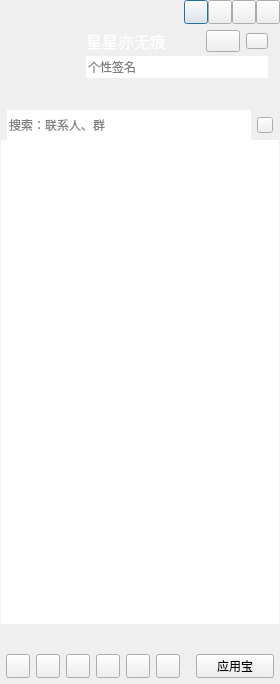
<?xml version="1.0" encoding="UTF-8"?>
<ui version="4.0">
 <class>CCMainWindowClass</class>
 <widget class="QDialog" name="CCMainWindowClass">
  <property name="geometry">
   <rect>
    <x>0</x>
    <y>0</y>
    <width>280</width>
    <height>684</height>
   </rect>
  </property>
  <property name="minimumSize">
   <size>
    <width>280</width>
    <height>60</height>
   </size>
  </property>
  <property name="windowTitle">
   <string>CCMainWindow</string>
  </property>
  <layout class="QVBoxLayout" name="verticalLayout_6">
   <property name="spacing">
    <number>0</number>
   </property>
   <property name="leftMargin">
    <number>0</number>
   </property>
   <property name="topMargin">
    <number>0</number>
   </property>
   <property name="rightMargin">
    <number>0</number>
   </property>
   <property name="bottomMargin">
    <number>0</number>
   </property>
   <item>
    <widget class="QWidget" name="titleWidget" native="true">
     <property name="titleskin" stdset="0">
      <bool>true</bool>
     </property>
     <layout class="QVBoxLayout" name="verticalLayout_2">
      <property name="spacing">
       <number>0</number>
      </property>
      <property name="leftMargin">
       <number>0</number>
      </property>
      <property name="topMargin">
       <number>0</number>
      </property>
      <property name="rightMargin">
       <number>0</number>
      </property>
      <property name="bottomMargin">
       <number>0</number>
      </property>
      <item>
       <layout class="QHBoxLayout" name="horizontalLayout">
        <property name="spacing">
         <number>0</number>
        </property>
        <property name="leftMargin">
         <number>12</number>
        </property>
        <item>
         <widget class="QLabel" name="label">
          <property name="sizePolicy">
           <sizepolicy hsizetype="Fixed" vsizetype="Fixed">
            <horstretch>0</horstretch>
            <verstretch>0</verstretch>
           </sizepolicy>
          </property>
          <property name="minimumSize">
           <size>
            <width>42</width>
            <height>18</height>
           </size>
          </property>
          <property name="maximumSize">
           <size>
            <width>42</width>
            <height>18</height>
           </size>
          </property>
          <property name="text">
           <string/>
          </property>
         </widget>
        </item>
        <item>
         <spacer name="horizontalSpacer">
          <property name="orientation">
           <enum>Qt::Horizontal</enum>
          </property>
          <property name="sizeHint" stdset="0">
           <size>
            <width>98</width>
            <height>20</height>
           </size>
          </property>
         </spacer>
        </item>
        <item>
         <widget class="QPushButton" name="placehold1">
          <property name="sizePolicy">
           <sizepolicy hsizetype="Fixed" vsizetype="Fixed">
            <horstretch>0</horstretch>
            <verstretch>0</verstretch>
           </sizepolicy>
          </property>
          <property name="minimumSize">
           <size>
            <width>24</width>
            <height>24</height>
           </size>
          </property>
          <property name="maximumSize">
           <size>
            <width>24</width>
            <height>24</height>
           </size>
          </property>
          <property name="text">
           <string/>
          </property>
         </widget>
        </item>
        <item>
         <widget class="QPushButton" name="placehold2">
          <property name="sizePolicy">
           <sizepolicy hsizetype="Fixed" vsizetype="Fixed">
            <horstretch>0</horstretch>
            <verstretch>0</verstretch>
           </sizepolicy>
          </property>
          <property name="minimumSize">
           <size>
            <width>24</width>
            <height>24</height>
           </size>
          </property>
          <property name="maximumSize">
           <size>
            <width>24</width>
            <height>24</height>
           </size>
          </property>
          <property name="text">
           <string/>
          </property>
         </widget>
        </item>
        <item>
         <widget class="QPushButton" name="sysmin">
          <property name="sizePolicy">
           <sizepolicy hsizetype="Fixed" vsizetype="Fixed">
            <horstretch>0</horstretch>
            <verstretch>0</verstretch>
           </sizepolicy>
          </property>
          <property name="minimumSize">
           <size>
            <width>24</width>
            <height>24</height>
           </size>
          </property>
          <property name="maximumSize">
           <size>
            <width>24</width>
            <height>24</height>
           </size>
          </property>
          <property name="text">
           <string/>
          </property>
         </widget>
        </item>
        <item>
         <widget class="QPushButton" name="sysclose">
          <property name="sizePolicy">
           <sizepolicy hsizetype="Fixed" vsizetype="Fixed">
            <horstretch>0</horstretch>
            <verstretch>0</verstretch>
           </sizepolicy>
          </property>
          <property name="minimumSize">
           <size>
            <width>24</width>
            <height>24</height>
           </size>
          </property>
          <property name="maximumSize">
           <size>
            <width>24</width>
            <height>24</height>
           </size>
          </property>
          <property name="text">
           <string/>
          </property>
         </widget>
        </item>
       </layout>
      </item>
      <item>
       <layout class="QHBoxLayout" name="horizontalLayout_3">
        <property name="leftMargin">
         <number>12</number>
        </property>
        <property name="topMargin">
         <number>6</number>
        </property>
        <property name="rightMargin">
         <number>12</number>
        </property>
        <property name="bottomMargin">
         <number>6</number>
        </property>
        <item>
         <widget class="QLabel" name="headLbael">
          <property name="sizePolicy">
           <sizepolicy hsizetype="Fixed" vsizetype="Fixed">
            <horstretch>0</horstretch>
            <verstretch>0</verstretch>
           </sizepolicy>
          </property>
          <property name="minimumSize">
           <size>
            <width>68</width>
            <height>68</height>
           </size>
          </property>
          <property name="maximumSize">
           <size>
            <width>68</width>
            <height>68</height>
           </size>
          </property>
          <property name="text">
           <string/>
          </property>
         </widget>
        </item>
        <item>
         <layout class="QVBoxLayout" name="verticalLayout">
          <property name="spacing">
           <number>4</number>
          </property>
          <item>
           <layout class="QHBoxLayout" name="horizontalLayout_2">
            <item>
             <widget class="QLabel" name="nameLabel">
              <property name="sizePolicy">
               <sizepolicy hsizetype="Expanding" vsizetype="Fixed">
                <horstretch>0</horstretch>
                <verstretch>0</verstretch>
               </sizepolicy>
              </property>
              <property name="minimumSize">
               <size>
                <width>0</width>
                <height>22</height>
               </size>
              </property>
              <property name="maximumSize">
               <size>
                <width>16777215</width>
                <height>22</height>
               </size>
              </property>
              <property name="font">
               <font>
                <family>微软雅黑</family>
                <pointsize>12</pointsize>
                <weight>9</weight>
                <italic>false</italic>
                <bold>false</bold>
               </font>
              </property>
              <property name="styleSheet">
               <string notr="true">color:rgb(255,255,255);
font:75 12pt &quot;微软雅黑&quot;;</string>
              </property>
              <property name="text">
               <string>星星亦无痕</string>
              </property>
             </widget>
            </item>
            <item>
             <widget class="QPushButton" name="statusBtn">
              <property name="sizePolicy">
               <sizepolicy hsizetype="Fixed" vsizetype="Fixed">
                <horstretch>0</horstretch>
                <verstretch>0</verstretch>
               </sizepolicy>
              </property>
              <property name="minimumSize">
               <size>
                <width>34</width>
                <height>22</height>
               </size>
              </property>
              <property name="maximumSize">
               <size>
                <width>34</width>
                <height>22</height>
               </size>
              </property>
              <property name="text">
               <string/>
              </property>
              <property name="hasborder" stdset="0">
               <bool>true</bool>
              </property>
             </widget>
            </item>
            <item>
             <widget class="QPushButton" name="levelBtn">
              <property name="sizePolicy">
               <sizepolicy hsizetype="Fixed" vsizetype="Fixed">
                <horstretch>0</horstretch>
                <verstretch>0</verstretch>
               </sizepolicy>
              </property>
              <property name="minimumSize">
               <size>
                <width>22</width>
                <height>16</height>
               </size>
              </property>
              <property name="maximumSize">
               <size>
                <width>22</width>
                <height>16</height>
               </size>
              </property>
              <property name="text">
               <string/>
              </property>
              <property name="hasborder" stdset="0">
               <bool>true</bool>
              </property>
             </widget>
            </item>
           </layout>
          </item>
          <item>
           <widget class="QLineEdit" name="lineEdit">
            <property name="minimumSize">
             <size>
              <width>0</width>
              <height>22</height>
             </size>
            </property>
            <property name="maximumSize">
             <size>
              <width>16777215</width>
              <height>22</height>
             </size>
            </property>
            <property name="maxLength">
             <number>100</number>
            </property>
            <property name="frame">
             <bool>false</bool>
            </property>
            <property name="placeholderText">
             <string>个性签名</string>
            </property>
           </widget>
          </item>
          <item>
           <widget class="QWidget" name="appWidget" native="true">
            <property name="sizePolicy">
             <sizepolicy hsizetype="Expanding" vsizetype="Fixed">
              <horstretch>0</horstretch>
              <verstretch>0</verstretch>
             </sizepolicy>
            </property>
            <property name="minimumSize">
             <size>
              <width>0</width>
              <height>22</height>
             </size>
            </property>
            <property name="maximumSize">
             <size>
              <width>16777215</width>
              <height>22</height>
             </size>
            </property>
           </widget>
          </item>
         </layout>
        </item>
       </layout>
      </item>
     </layout>
    </widget>
   </item>
   <item>
    <widget class="QWidget" name="widget" native="true">
     <property name="sizePolicy">
      <sizepolicy hsizetype="Expanding" vsizetype="Expanding">
       <horstretch>0</horstretch>
       <verstretch>0</verstretch>
      </sizepolicy>
     </property>
     <layout class="QVBoxLayout" name="verticalLayout_4">
      <property name="spacing">
       <number>0</number>
      </property>
      <property name="leftMargin">
       <number>1</number>
      </property>
      <property name="topMargin">
       <number>0</number>
      </property>
      <property name="rightMargin">
       <number>1</number>
      </property>
      <property name="bottomMargin">
       <number>0</number>
      </property>
      <item>
       <widget class="QWidget" name="searchWidget" native="true">
        <property name="sizePolicy">
         <sizepolicy hsizetype="Preferred" vsizetype="Preferred">
          <horstretch>0</horstretch>
          <verstretch>0</verstretch>
         </sizepolicy>
        </property>
        <layout class="QHBoxLayout" name="horizontalLayout_4">
         <property name="leftMargin">
          <number>6</number>
         </property>
         <property name="topMargin">
          <number>0</number>
         </property>
         <property name="rightMargin">
          <number>6</number>
         </property>
         <property name="bottomMargin">
          <number>0</number>
         </property>
         <item>
          <widget class="QLineEdit" name="searchLineEdit">
           <property name="minimumSize">
            <size>
             <width>0</width>
             <height>30</height>
            </size>
           </property>
           <property name="maximumSize">
            <size>
             <width>16777215</width>
             <height>30</height>
            </size>
           </property>
           <property name="maxLength">
            <number>20</number>
           </property>
           <property name="frame">
            <bool>false</bool>
           </property>
           <property name="placeholderText">
            <string>搜索：联系人、群</string>
           </property>
          </widget>
         </item>
         <item>
          <widget class="QPushButton" name="searchBtn">
           <property name="sizePolicy">
            <sizepolicy hsizetype="Fixed" vsizetype="Fixed">
             <horstretch>0</horstretch>
             <verstretch>0</verstretch>
            </sizepolicy>
           </property>
           <property name="minimumSize">
            <size>
             <width>16</width>
             <height>16</height>
            </size>
           </property>
           <property name="maximumSize">
            <size>
             <width>16</width>
             <height>16</height>
            </size>
           </property>
           <property name="text">
            <string/>
           </property>
          </widget>
         </item>
        </layout>
       </widget>
      </item>
      <item>
       <widget class="QScrollArea" name="scrollArea">
        <property name="frameShape">
         <enum>QFrame::NoFrame</enum>
        </property>
        <property name="widgetResizable">
         <bool>true</bool>
        </property>
        <widget class="QWidget" name="scrollAreaWidgetContents">
         <property name="geometry">
          <rect>
           <x>0</x>
           <y>0</y>
           <width>278</width>
           <height>478</height>
          </rect>
         </property>
         <layout class="QVBoxLayout" name="verticalLayout_3">
          <property name="spacing">
           <number>0</number>
          </property>
          <property name="leftMargin">
           <number>0</number>
          </property>
          <property name="topMargin">
           <number>0</number>
          </property>
          <property name="rightMargin">
           <number>0</number>
          </property>
          <property name="bottomMargin">
           <number>0</number>
          </property>
          <item>
           <widget class="QTreeWidget" name="treeWidget">
            <property name="frameShape">
             <enum>QFrame::NoFrame</enum>
            </property>
            <property name="editTriggers">
             <set>QAbstractItemView::AllEditTriggers</set>
            </property>
            <property name="indentation">
             <number>0</number>
            </property>
            <attribute name="headerVisible">
             <bool>false</bool>
            </attribute>
            <column>
             <property name="text">
              <string notr="true">1</string>
             </property>
            </column>
           </widget>
          </item>
         </layout>
        </widget>
       </widget>
      </item>
     </layout>
    </widget>
   </item>
   <item>
    <widget class="QWidget" name="bottomWidget" native="true">
     <property name="sizePolicy">
      <sizepolicy hsizetype="Expanding" vsizetype="Fixed">
       <horstretch>0</horstretch>
       <verstretch>0</verstretch>
      </sizepolicy>
     </property>
     <property name="minimumSize">
      <size>
       <width>0</width>
       <height>60</height>
      </size>
     </property>
     <property name="maximumSize">
      <size>
       <width>16777215</width>
       <height>60</height>
      </size>
     </property>
     <property name="bottomskin" stdset="0">
      <bool>true</bool>
     </property>
     <layout class="QVBoxLayout" name="verticalLayout_5" stretch="1,1">
      <property name="leftMargin">
       <number>6</number>
      </property>
      <property name="topMargin">
       <number>6</number>
      </property>
      <property name="rightMargin">
       <number>6</number>
      </property>
      <property name="bottomMargin">
       <number>6</number>
      </property>
      <item>
       <layout class="QHBoxLayout" name="bottomLayout_up"/>
      </item>
      <item>
       <layout class="QHBoxLayout" name="horizontalLayout_6">
        <item>
         <widget class="QPushButton" name="bottomBtn_1">
          <property name="sizePolicy">
           <sizepolicy hsizetype="Fixed" vsizetype="Fixed">
            <horstretch>0</horstretch>
            <verstretch>0</verstretch>
           </sizepolicy>
          </property>
          <property name="minimumSize">
           <size>
            <width>24</width>
            <height>24</height>
           </size>
          </property>
          <property name="maximumSize">
           <size>
            <width>24</width>
            <height>24</height>
           </size>
          </property>
          <property name="text">
           <string/>
          </property>
         </widget>
        </item>
        <item>
         <widget class="QPushButton" name="bottomBtn_2">
          <property name="sizePolicy">
           <sizepolicy hsizetype="Fixed" vsizetype="Fixed">
            <horstretch>0</horstretch>
            <verstretch>0</verstretch>
           </sizepolicy>
          </property>
          <property name="minimumSize">
           <size>
            <width>24</width>
            <height>24</height>
           </size>
          </property>
          <property name="maximumSize">
           <size>
            <width>24</width>
            <height>24</height>
           </size>
          </property>
          <property name="text">
           <string/>
          </property>
         </widget>
        </item>
        <item>
         <widget class="QPushButton" name="bottomBtn_3">
          <property name="sizePolicy">
           <sizepolicy hsizetype="Fixed" vsizetype="Fixed">
            <horstretch>0</horstretch>
            <verstretch>0</verstretch>
           </sizepolicy>
          </property>
          <property name="minimumSize">
           <size>
            <width>24</width>
            <height>24</height>
           </size>
          </property>
          <property name="maximumSize">
           <size>
            <width>24</width>
            <height>24</height>
           </size>
          </property>
          <property name="text">
           <string/>
          </property>
         </widget>
        </item>
        <item>
         <widget class="QPushButton" name="bottomBtn_4">
          <property name="sizePolicy">
           <sizepolicy hsizetype="Fixed" vsizetype="Fixed">
            <horstretch>0</horstretch>
            <verstretch>0</verstretch>
           </sizepolicy>
          </property>
          <property name="minimumSize">
           <size>
            <width>24</width>
            <height>24</height>
           </size>
          </property>
          <property name="maximumSize">
           <size>
            <width>24</width>
            <height>24</height>
           </size>
          </property>
          <property name="text">
           <string/>
          </property>
         </widget>
        </item>
        <item>
         <widget class="QPushButton" name="bottomBtn_5">
          <property name="sizePolicy">
           <sizepolicy hsizetype="Fixed" vsizetype="Fixed">
            <horstretch>0</horstretch>
            <verstretch>0</verstretch>
           </sizepolicy>
          </property>
          <property name="minimumSize">
           <size>
            <width>24</width>
            <height>24</height>
           </size>
          </property>
          <property name="maximumSize">
           <size>
            <width>24</width>
            <height>24</height>
           </size>
          </property>
          <property name="text">
           <string/>
          </property>
         </widget>
        </item>
        <item>
         <widget class="QPushButton" name="bottomBtn_6">
          <property name="sizePolicy">
           <sizepolicy hsizetype="Fixed" vsizetype="Fixed">
            <horstretch>0</horstretch>
            <verstretch>0</verstretch>
           </sizepolicy>
          </property>
          <property name="minimumSize">
           <size>
            <width>24</width>
            <height>24</height>
           </size>
          </property>
          <property name="maximumSize">
           <size>
            <width>24</width>
            <height>24</height>
           </size>
          </property>
          <property name="text">
           <string/>
          </property>
         </widget>
        </item>
        <item>
         <spacer name="horizontalSpacer_2">
          <property name="orientation">
           <enum>Qt::Horizontal</enum>
          </property>
          <property name="sizeHint" stdset="0">
           <size>
            <width>13</width>
            <height>20</height>
           </size>
          </property>
         </spacer>
        </item>
        <item>
         <widget class="QPushButton" name="bottomBtn_7">
          <property name="sizePolicy">
           <sizepolicy hsizetype="Fixed" vsizetype="Fixed">
            <horstretch>0</horstretch>
            <verstretch>0</verstretch>
           </sizepolicy>
          </property>
          <property name="minimumSize">
           <size>
            <width>24</width>
            <height>24</height>
           </size>
          </property>
          <property name="maximumSize">
           <size>
            <width>86</width>
            <height>24</height>
           </size>
          </property>
          <property name="text">
           <string>应用宝</string>
          </property>
         </widget>
        </item>
       </layout>
      </item>
     </layout>
    </widget>
   </item>
  </layout>
  <zorder>bottomWidget</zorder>
  <zorder>titleWidget</zorder>
  <zorder>widget</zorder>
 </widget>
 <layoutdefault spacing="6" margin="11"/>
 <tabstops>
  <tabstop>bottomBtn_1</tabstop>
  <tabstop>bottomBtn_2</tabstop>
  <tabstop>bottomBtn_3</tabstop>
  <tabstop>bottomBtn_4</tabstop>
  <tabstop>bottomBtn_5</tabstop>
  <tabstop>bottomBtn_6</tabstop>
  <tabstop>bottomBtn_7</tabstop>
  <tabstop>placehold1</tabstop>
  <tabstop>placehold2</tabstop>
  <tabstop>sysmin</tabstop>
  <tabstop>sysclose</tabstop>
  <tabstop>statusBtn</tabstop>
  <tabstop>levelBtn</tabstop>
  <tabstop>lineEdit</tabstop>
  <tabstop>scrollArea</tabstop>
  <tabstop>searchLineEdit</tabstop>
  <tabstop>searchBtn</tabstop>
  <tabstop>treeWidget</tabstop>
 </tabstops>
 <resources>
  <include location="CCMainWindow.qrc"/>
 </resources>
 <connections/>
</ui>
